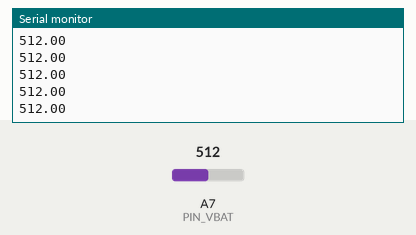
Recording of a sketch running on a simulated Arduino Nano, built with avr-gcc and run on an emulated ATmega328P. On the bench: the last lines printed to the serial monitor. The inputs (shaded band) are chosen by the test bench; at power-on: A7 (PIN_VBAT) = 512.

Above: at 1.2 s.
1.3 s: A7 (PIN_VBAT) set to 716
At 1.31 s:
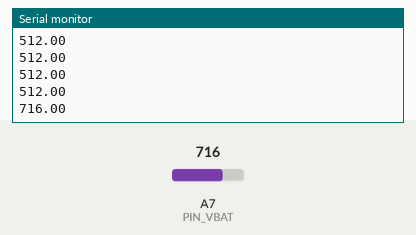
2.8 s: A7 (PIN_VBAT) set to 900
At 2.82 s:
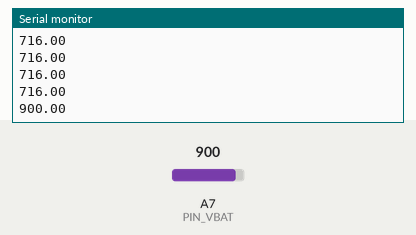
Timing chart, 0 to 5.8 s (numbered marks = the images above; inputs shaded):
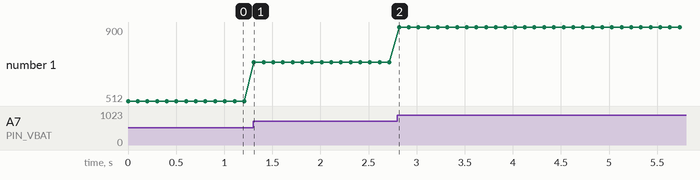

The sketch:

pressure_read.ino
```cpp
#include <Arduino.h>


#define  PIN_VBAT     A7   // this is just a mock read, we'll use the light sensor, so we can run the test


uint32_t vbat_pin = PIN_VBAT;             // A7 for feather nRF52832, A6 for nRF52840

float raw;


void setup() {
  Serial.begin(115200);
  while ( !Serial ) delay(10);   // for nrf52840 with native usb
}

void loop() {
  // Get a raw ADC reading
  // Get the raw 12-bit, 0..3000mV ADC value
  raw = analogRead(vbat_pin);
  Serial.println(raw);
  delay(100);
}
```

Measured:
- after the input at 1.3 s, the serial monitor: prints a new line at once (image 1)
- after the input at 2.8 s, the serial monitor: prints a new line at once (image 2)
- plotted number 1: 512 → 716 after the input at 1.3 s, 716 → 900 after the input at 2.8 s
